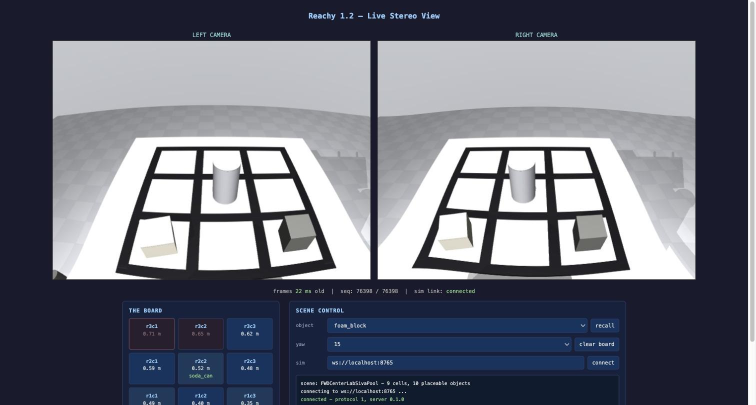
#> input picture notebooks/images/camera_and_panel.jpg, 1512 x 810 px (shown at 1/2 size)
$ python -i board_pnp.py   (imports and definitions only)
#> lines starting #> are read from the running program, lines starting #| are printed output that depends on the picture; after the words box and inside, x2 and y2 are one past the last pixel; in counts of white or black regions, pixels touching at a corner belong together
"""Board pose from each MCC photo (no head angles): PnP on the taped grid, then torso frame.

Intrinsics: scenes/calibration_measured_2026_08_27.yaml, in the 480x640 stored frame.
Board: 3x3 cells on a 6 in pitch, cell interior 5.08 in (measured 5.06-5.12).
Board frame: origin at the centre cell, X forward (away from robot), Y left, Z up.
"""
import sys, os, glob, json
import numpy as np, cv2

IN = 0.0254
PITCH, HALF = 6 * IN, 5.08 * IN / 2
CAM = {  # portrait 480x640: fx (short axis), fy (long axis), cx, cy, k1, k2; y offset in head
    'Left':  dict(fx=407.0, fy=408.4, cx=253.6, cy=296.4, k=(-0.3163, 0.1027), y=+0.03625),
    'Right': dict(fx=398.8, fy=400.9, cx=225.6, cy=331.1, k=(-0.3895, 0.1838), y=-0.03625),
}
NECK = np.array([0.015, 0.0, 0.095])
OPT2HEAD = np.array([[0, 0, 1], [-1, 0, 0], [0, -1, 0]], float)   # optical (x right, y down, z fwd) -> head

# [6 lines left out: function cells_board, not called in this run]

def detect(gray):
    """White cells = bright components enclosed by the dark tape (global Otsu on the lower image)."""
    h, w = gray.shape
    blur = cv2.GaussianBlur(gray, (5, 5), 0)
    t, _ = cv2.threshold(blur[h // 3:], 0, 255, cv2.THRESH_BINARY + cv2.THRESH_OTSU)
    th = (blur > t).astype(np.uint8) * 255
    th = cv2.morphologyEx(th, cv2.MORPH_OPEN, np.ones((5, 5), np.uint8))
    cnts, _ = cv2.findContours(th, cv2.RETR_LIST, cv2.CHAIN_APPROX_SIMPLE)
    quads, partial = [], []
    for c in cnts:
        a = cv2.contourArea(c)
        if a < 800 or a > 60000: continue
        x, y, bw, bh = cv2.boundingRect(c)
        touches = x <= 2 or y <= 2 or x + bw >= w - 3 or y + bh >= h - 3
        ap = cv2.approxPolyDP(c, 0.03 * cv2.arcLength(c, True), True)
        if touches:
            partial.append((x, y, bw, bh)); continue
        if len(ap) != 4 or not cv2.isContourConvex(ap) or not (0.4 < bw / bh < 3.5): continue
        if a / cv2.contourArea(cv2.convexHull(c)) < 0.92: continue
        quads.append((a, ap.reshape(4, 2).astype(float)))
    return quads, partial, th

# [71 lines left out: functions pick_grid, solve, not called in this run]

# [19 lines not run here, left out]

>>> import cv2
>>> picture = cv2.imread('../../../../notebooks/images/camera_and_panel.jpg', cv2.IMREAD_GRAYSCALE)
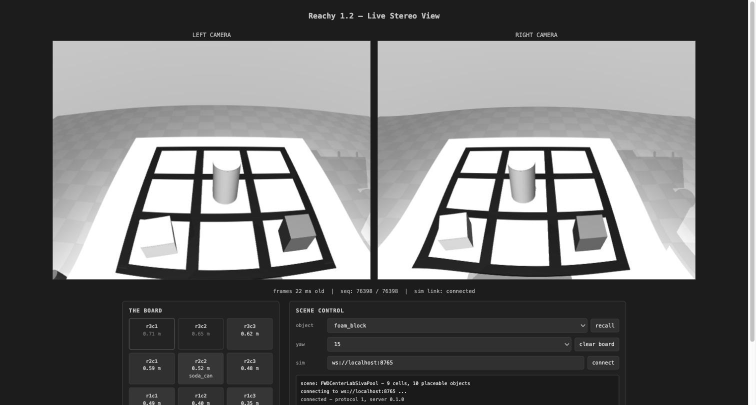
#> picture: shape (810, 1512) (shown at 1/2 size); min 0, max 255, mean 111.3
>>> result = detect(picture)
#> in detect, `t, _ = cv2.threshold(blur[h // 3:], 0, 255, cv2.THRESH_BINARY + cv2.TH..`: t = 129
#> in detect, `th = (blur > t).astype(np.uint8) * 255`:
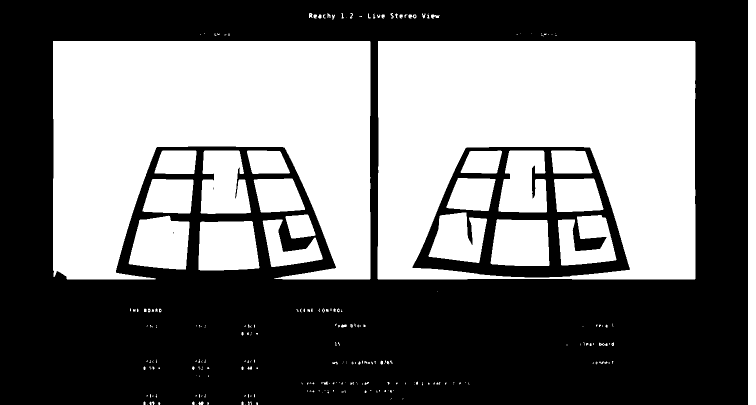
#> th: shape (810, 1512) (shown at 1/2 size); 44.9% white; 260 white regions (187 under 20 px), largest, box (x1, y1, x2, y2) and area: (755, 82, 1391, 559) 214344, (106, 82, 741, 559) 208807, (1496, 0, 1512, 810) 12960
#> in detect, `th = cv2.morphologyEx(th, cv2.MORPH_OPEN, np.ones((5, 5), np.uint8))`:
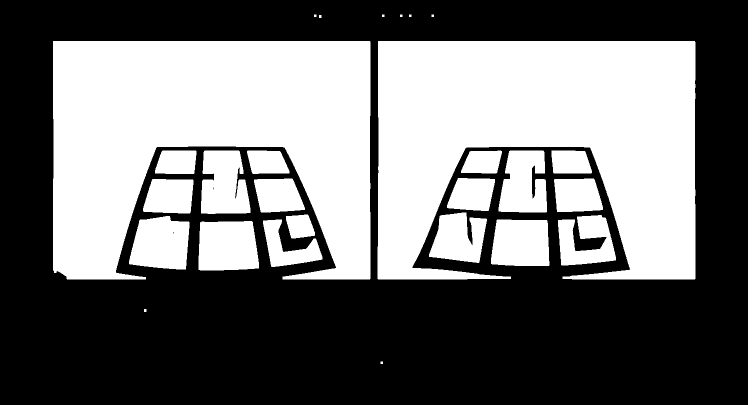
#> th: shape (810, 1512) (shown at 1/2 size); 44.6% white; 28 white regions
#> in detect, `cnts, _ = cv2.findContours(th, cv2.RETR_LIST, cv2.CHAIN_APPROX_SIMPLE)`: cnts = 30 contours, 8 with area under 20; largest, box (x1, y1, x2, y2) and area: (755, 82, 1391, 559) 212388, (106, 82, 741, 559) 207236, (1496, 0, 1512, 810) 12135, (397, 442, 518, 541) 10830, (258, 432, 379, 539) 10298
#> the loop in detect, `for c in cnts:` made 30 passes
#> (a, x, y, bw, bh, touches, ap) on passes 4, 5, 7, 9, 12, 13, 14, 15: (10830.5, 397, 442, 121, 99, False, [[505, 444], [401, 444], [397, 539], [517, 536]]), (9890.5, 982, 439, 117, 93, False, [[993, 440], [982, 527], [1098, 530], [1093, 440]]), (10298, 258, 432, 121, 107, False, [[378, 444], [280, 439], [258, 527], [371, 538]]), (2060, 572, 429, 58, 48, False, [[615, 429], [572, 432], [583, 476], [629, 470]]), (5904, 286, 358, 101, 69, False, [[304, 359], [286, 422], [380, 425], [385, 359]]), (5541, 1108, 357, 98, 67, False, [[1188, 358], [1109, 358], [1114, 423], [1205, 419]]), (5394, 508, 357, 102, 68, False, [[584, 357], [508, 359], [522, 424], [609, 419]]), (4972.5, 894, 356, 96, 66, False, [[916, 356], [894, 415], [976, 421], [989, 358]])
#> (c, a) on passes 1, 2, 24, 25, 26, 27: ([[761, 723], [761, 727], [765, 727], [765, 723]], 16), ([[288, 618], [288, 623], [292, 623], [292, 618]], 20), ([[638, 30], [638, 35], [642, 35], [642, 30]], 20), ([[863, 29], [863, 33], [867, 33], [867, 29]], 16), ([[818, 29], [818, 33], [822, 33], [822, 29]], 16), ([[800, 29], [800, 33], [804, 33], [804, 29]], 16)
#> after the loop in detect, `for c in cnts:`: partial = [(1496, 0, 16, 810)]; quads = 12 items
